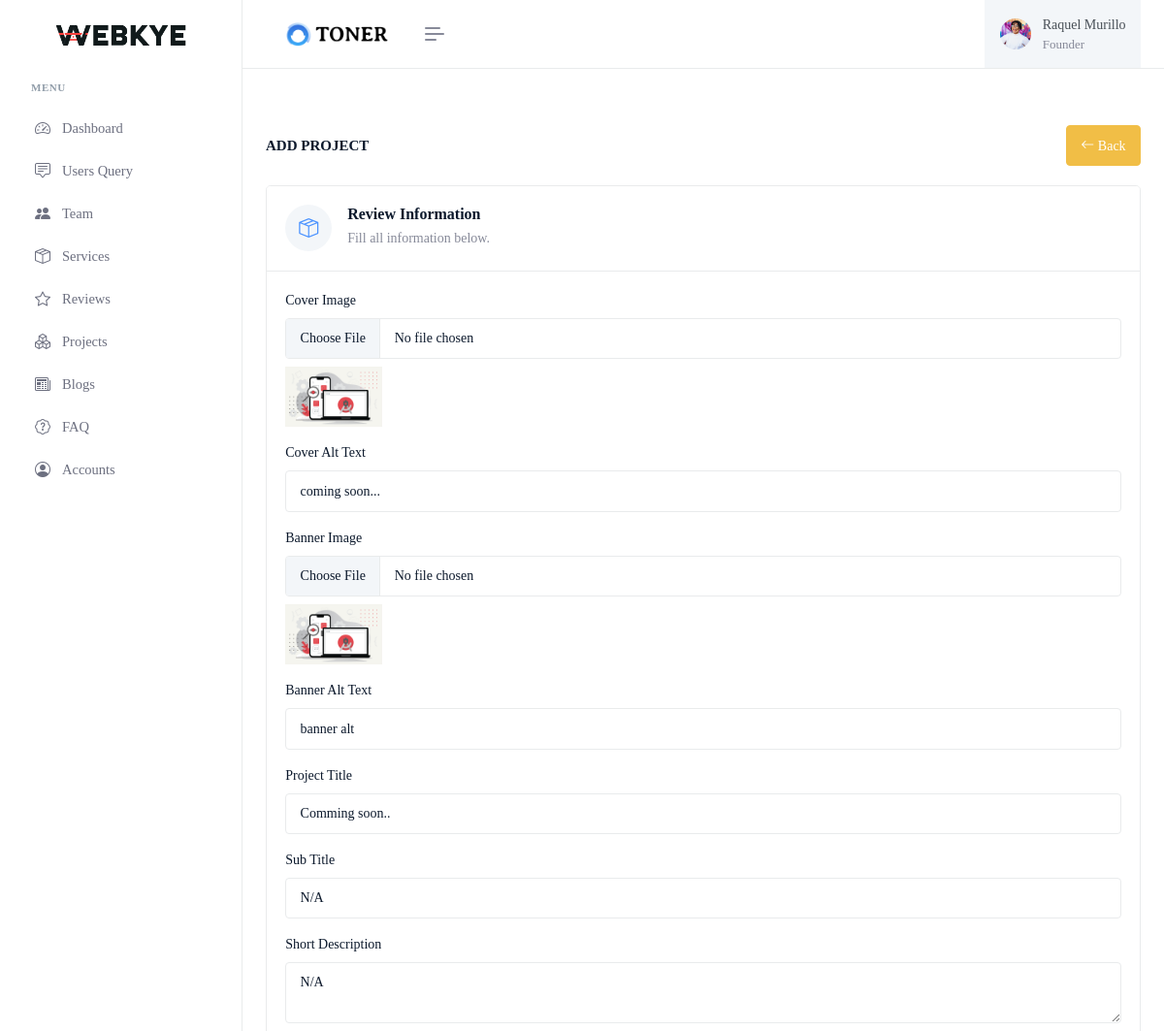
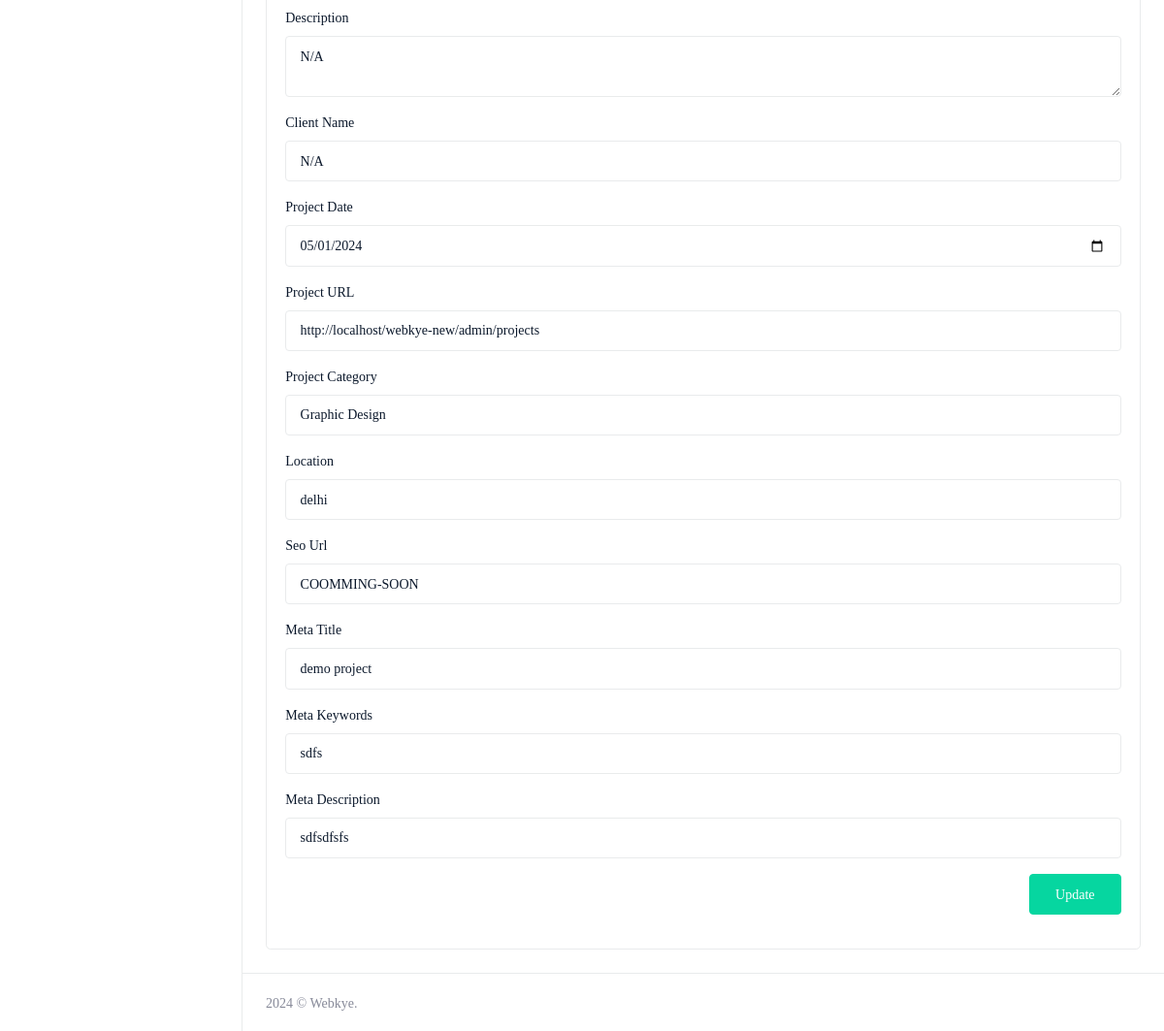
The app's page /admin/add-project?id=7 (signed in) with its own data (2 pictures, top to bottom).
### tables this page shows
CREATE TABLE `project` (
  `id` int(11) NOT NULL,
  `title` varchar(266) NOT NULL,
  `subtitle` varchar(266) NOT NULL,
  `short_desc` varchar(266) NOT NULL,
  `long_desc` text NOT NULL,
  `client` varchar(266) NOT NULL,
  `url` text NOT NULL,
  `cat` varchar(266) NOT NULL,
  `cover` text NOT NULL,
  `alt_text` varchar(266) NOT NULL,
  `banner` text NOT NULL,
  `banner_alt_text` varchar(266) NOT NULL,
  `date` date NOT NULL,
  `location` text NOT NULL,
  `seo_url` varchar(266) NOT NULL,
  `meta_title` varchar(266) NOT NULL,
  `meta_keywords` text NOT NULL,
  `meta_desc` text NOT NULL
);

### admin/add-project.php (the view, shortened to what this page needs)
<?php
include ("includes/connection.php");
$cover = '';
$cover_alt_text = '';
$banner = "";
$banner_alt_text = "";
$heading = '';
$subheading = '';
$short_desc = '';
$desc = '';
$client_name = '';
$date = '';
$project_url = '';
$cat = '';
$seo_url = '';
$keywords = '';
$location = '';
$meta_desc = '';
$meta_title = '';
if (isset($_GET['id']) && $_GET['id'] != "") {
    $id = $_GET["id"];
    $sql = "SELECT * FROM `project` WHERE `id`='$id'";
    $result = mysqli_query($conn, $sql);
    $numrow = mysqli_num_rows($result);
    if ($numrow > 0) {
        $row = mysqli_fetch_assoc($result);
        $cover = $row['cover'];
        $cover_alt_text = $row['alt_text'];
        $banner = $row['banner'];
        $banner_alt_text = $row['banner_alt_text'];
        $heading = $row['title'];
        $subheading = $row['subtitle'];
        $short_desc = $row['short_desc'];
        $desc = $row['long_desc'];
        $client_name = $row['client'];
        $date = $row['date'];
        $project_url = $row['url'];
        $cat = $row['cat'];
        $seo_url = $row['seo_url'];
        $keywords = $row['meta_keywords'];
        $location = $row['location'];
        $meta_desc = $row['meta_desc'];
        $meta_title = $row['meta_title'];
    }
}
?>
<!doctype html>
<html lang="en">
<head>
    <?php include ('includes/head.php') ?>
</head>
<body>
    <div id="layout-wrapper">
        <?php include ("includes/top.php"); ?>
        <?php include ("includes/sidebar.php") ?>
        <div class="main-content">
            <div class="page-content">
                <div class="container-fluid">
                    <div class="row">
                        <div class="col-12">
                            <div class="page-title-box d-sm-flex align-items-center justify-content-between">
                                <h4 class="mb-sm-0">Add Project</h4>
                                <div>
                                    <a href="projects" class="btn btn-warning" id="addproduct-btn"><i
                                            class="bi bi-arrow-left"></i> Back</a>
                                </div>
                            </div>
                        </div>
                    </div>
                    <form autocomplete="off" method="post" enctype="multipart/form-data">
                        <div class="row">
                            <div class="col-12">
                                <div class="card">
                                    <div class="card-header">
                                        <div class="d-flex">
                                            <div class="flex-shrink-0 me-3">
                                                <div class="avatar-sm">
                                                    <div
                                                        class="avatar-title rounded-circle bg-light text-primary fs-20">
                                                        <i class="bi bi-box-seam"></i>
                                                    </div>
                                                </div>
                                            </div>
                                            <div class="flex-grow-1">
                                                <h5 class="card-title mb-1">Review Information</h5>
                                                <p class="text-muted mb-0">Fill all information below.</p>
                                            </div>
                                        </div>
                                    </div>
                                    <div class="card-body">
                                        <div class="mb-3">
                                            <label class="form-label" for="Service-title-input">Cover Image</label>
                                            <input type="file" class="form-control" name="cover" <?php echo isset($_GET['id']) ? "" : "required" ?>>
                                            <?php
                                            if ($cover != '') {
                                                ?>
                                                <img src="../assets/img/projects/<?php echo $cover; ?>" class="mt-2" alt=""
                                                    width="100px">
                                            <?php } ?>
                                        </div>
                                        <div class="mb-3">
                                            <label class="form-label" for="Service-title-input">Cover Alt Text</label>
                                            <input type="text" class="form-control" id="service-title-input"
                                                name="cover_alt_text" value="<?php echo $cover_alt_text ?>"
                                                placeholder="Enter Alt Text" required>
                                        </div>
                                        <div class="mb-3">
                                            <label class="form-label" for="Service-title-input">Banner Image</label>
                                            <input type="file" class="form-control" name="banner" <?php echo isset($_GET['id']) ? "" : "required" ?>>
                                            <?php
                                            if ($cover != '') {
                                                ?>
                                                <img src="../assets/img/projects/<?php echo $banner; ?>" class="mt-2" alt=""
                                                    width="100px">
                                            <?php } ?>
                                        </div>
                                        <div class="mb-3">
                                            <label class="form-label" for="Service-title-input">Banner Alt Text</label>
                                            <input type="text" class="form-control" id="service-title-input"
                                                name="banner_alt_text" value="<?php echo $banner_alt_text ?>"
                                                placeholder="Enter Alt Text" required>
                                        </div>
                                        <div class="mb-3">
                                            <label class="form-label" for="Service-title-input">Project Title</label>
                                            <input type="text" class="form-control" id="service-title-input"
                                                name="heading" value="<?php echo $heading ?>"
                                                placeholder="Enter project title" required>
                                        </div>
                                        <div class="mb-3">
                                            <label class="form-label" for="Service-title-input">Sub Title</label>
                                            <input type="text" class="form-control" id="service-title-input"
                                                name="subheading" value="<?php echo $subheading ?>"
                                                placeholder="Enter project sub title" required>
                                        </div>
                                        <div class="mb-3">
                                            <label class="form-label">Short Description</label>
                                            <textarea name="short_desc"  placeholder="Write a short description..."
                                                class="form-control" required><?php echo $short_desc ?></textarea>
                                        </div>
                                        <div class="mb-3">
                                            <label class="form-label">Description</label>
                                            <textarea name="desc" id="ckeditor" placeholder="Write a description..."
                                                class="form-control" required><?php echo $desc ?></textarea>
                                        </div>
                                        <div class="mb-3">
                                            <label class="form-label" for="service-icon-input">Client Name</label>
                                            <input type="text" class="form-control" name="client_name"
                                                value="<?php echo $client_name ?>" placeholder="Client Name">
                                        </div>
                                        <div class="mb-3">
                                            <label class="form-label" for="service-icon-input">Project Date</label>
                                            <input type="date" class="form-control" name="date"
                                                value="<?php echo $date ?>" placeholder="Client Name">
                                        </div>
                                        <div class="mb-3">
                                            <label class="form-label" for="service-icon-input">Project URL</label>
                                            <input type="url" class="form-control" id="service-icon-input"
                                                name="project_url" value="<?php echo $project_url ?>"
                                                placeholder="Past url...">
                                        </div>
                                        <div class="mb-3">
                                            <label class="form-label" for="service-icon-input">Project Category</label>
                                            <select name="cat" id="" class="form-control">
                                                <option value="graphic" <?php echo ($cat == "graphic") ? "selected" : ""; ?>>Graphic Design</option>
                                            </select>
                                        </div>
                                        <div class="mb-3">
                                            <label class="form-label" for="service-icon-input">Location</label>
                                            <input type="text" class="form-control" id="service-icon-input"
                                                name="location" value="<?php echo $location ?>"
                                                placeholder="Enter location">
                                        </div>
                                        <div class="mb-3">
                                            <label class="form-label" for="service-icon-input">Seo Url</label>
                                            <input type="text" class="form-control" id="service-icon-input"
                                                name="seo_url" value="<?php echo $seo_url ?>"
                                                placeholder="Enter seo_url...">
                                        </div>
                                        <div class="mb-3">
                                            <label class="form-label" for="service-icon-input">Meta Title</label>
                                            <input type="text" class="form-control" id="service-icon-input"
                                                name="meta_title" value="<?php echo $meta_title ?>"
                                                placeholder="Enter Meta Title...">
                                        </div>
                                        <div class="mb-3">
                                            <label class="form-label" for="service-icon-input">Meta Keywords</label>
                                            <input type="text" class="form-control" id="service-icon-input"
                                                name="meta_keywords" value="<?php echo $keywords ?>"
                                                placeholder="Enter Meta Keywords...">
                                        </div>
                                        <div class="mb-3">
                                            <label class="form-label" for="service-icon-input">Meta Description</label>
                                            <input type="text" class="form-control" id="service-icon-input"
                                                name="meta_desc" value="<?php echo $meta_desc ?>"
                                                placeholder="Enter Meta Description...">
                                        </div>
                                        <div class="text-end mb-3">
                                            <?php
                                            if (isset($_GET['id']) && !empty($_GET['id'])) {
                                                ?>
                                                <input type="submit" name="UpdateProject" class="btn btn-success w-sm"
                                                    value="Update">
                                            <?php } else { ?>
                                                <input type="submit" name="addProject" class="btn btn-success w-sm"
                                                    value="Submit">
                                            <?php } ?>
                                        </div>
                                    </div>
                                </div>
                            </div>
                        </div>
                    </form>
                </div>
                <?php include ('includes/footer.php') ?>
            </div>
        </div>
    </div>
</body>
</html>

### records on screen
project: cover (picture), cover_alt_text "coming soon...", banner (picture), banner_alt_text "banner alt", heading "Comming soon..", subheading "N/A", short_desc "N/A", desc "N/A", client_name "N/A", date "05/01/2024", project_url "http://localhost/webkye-new/admin/projects", cat "Graphic Design", location "delhi", seo_url "COOMMING-SOON", meta_title "demo project", meta_keywords "sdfs", meta_desc "sdfsdfsfs"
